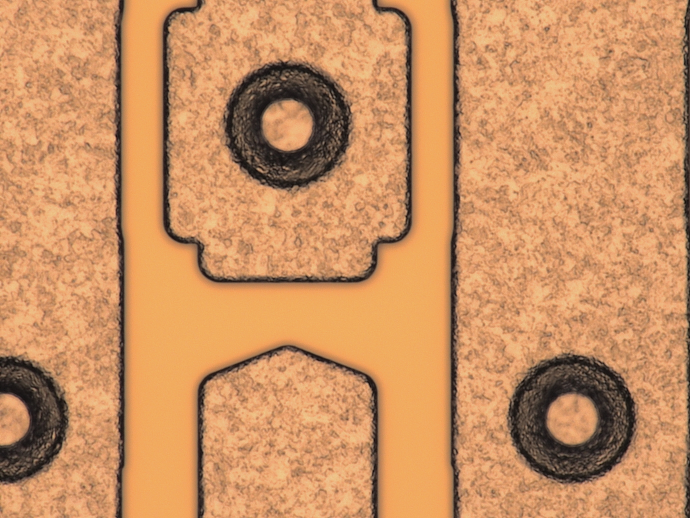
#> input picture imgs1/100509.99040.c.-615951527.2.jpeg, 1380 x 1036 px (shown at 1/2 size); its folder holds only this picture in this run
$ python -i image_io.py   (imports and definitions only)
#> lines starting #> are read from the running program, lines starting #| are printed output that depends on the picture
"""이미지 입출력/리사이즈 헬퍼.

Pillow 기반으로 안전한 리사이즈를 수행하고, 캐시가 있으면 재사용한다.
모든 함수는 동기지만 _작업 스레드_ 에서 호출하는 것을 전제로 한다.
"""

from __future__ import annotations

import logging
import os
import threading
from pathlib import Path
from typing import Optional

import numpy as np
from PIL import Image, ImageOps

from .. import config
from . import cache

_LOG = logging.getLogger("aoi.image_io")


# ---------------------------------------------------------------------------
# Pillow open helper — robust against truncated images
# ---------------------------------------------------------------------------
Image.MAX_IMAGE_PIXELS = None  # 매우 큰 AOI 이미지를 허용


def _open(src: Path, *, draft_long_edge: Optional[int] = None) -> Image.Image:
    """이미지 로드 + EXIF 회전 보정.

    ``draft_long_edge`` 가 주어지면 JPEG 일 때 libjpeg 의 빠른 다운스케일
    디코드를 사용한다 (전체 해상도로 디코드 후 리사이즈하는 것보다
    3~5× 빠름). 다른 포맷에는 영향이 없다.
    """
    img = Image.open(str(src))
    if draft_long_edge is not None:
        try:
            # libjpeg 가 1/2, 1/4, 1/8 스케일로 다운스케일 디코드.
            img.draft("RGB", (draft_long_edge, draft_long_edge))
        except Exception:
            pass
    img.load()
    try:
        # exif_transpose 는 돌릴 게 없어도 image.copy() 를 돌려준다 —
        # 사진 1장마다 원본 전체를 한 벌 더 복사하는 셈이다.  회전 태그가
        # 실제로 있을 때만 부른다(Pillow 의 판정 조건과 동일: 2~8).
        if img.getexif().get(0x0112, 1) in (2, 3, 4, 5, 6, 7, 8):   # Orientation
            img = ImageOps.exif_transpose(img)
    except Exception:
        pass
    return img


# [77 lines left out: functions _fit_long_edge, _to_rgb, get_thumb_path, get_map_thumb_path, get_mid_path, not called in this run]


# ---------------------------------------------------------------------------
# 세션 단위 티어 — 스캔 직후 MainWindow 가 등록하면 그 이후의 무인자
# get_thumb_path / get_mid_path 가 같은 캐시 키를 사용 (백그라운드 pre-warm
# 과 UI 가 같은 파일을 보도록).  세션 종료 시 None 으로 클리어 권장.
# ---------------------------------------------------------------------------
_active_tier: Optional["config.SizingTier"] = None


# [53 lines left out: functions set_active_tier, _ensure_resized, _jpeg_complete, not called in this run]


# ---------------------------------------------------------------------------
# Cropping for similarity ROI (centered) + numpy gray conversion
# ---------------------------------------------------------------------------
def center_roi_gray(src: Path,
                    roi_ratio: Optional[float] = None,
                    long_edge: Optional[int] = None,
                    cfg=None,
                    side=None) -> np.ndarray:
    """중심 ROI 를 잘라낸 후 그레이스케일 NumPy 배열로 돌려준다.

    유사도 파이프라인(pHash·SSIM·ORB) 모두가 공유하는 1차 전처리.

    ``cfg`` (SimilarityConfig) 가 주어지고 전처리 토글이 켜져 있으면 KLA/중앙
    변환을 **계산 전용**으로 적용 — 화면 표시 이미지는 영향 없음.  ``side``
    ('ref'/'val') 에 따라 중앙 30% crop 을 선택 적용한다.  cfg=None 또는 모든
    토글 OFF 면 현행과 동일 동작 (기본 모드 불변).
    """
    if roi_ratio is None:
        roi_ratio = config.Sizing.ROI_RATIO
    if long_edge is None:
        long_edge = config.Sizing.SIMILARITY_PX
    # 중앙 영역만 사용 옵션 (#7/#2) — side(ref/val) 에 적용.  비율은 cfg.center_ratio
    # (0=기본 0.3).  defect 이 정중앙인 AOI 이미지에서 'defect 신호'만 보는 변형용.
    if cfg is not None and getattr(cfg, "_center_crop_for", None) is not None:
        if cfg._center_crop_for(side):
            roi_ratio = (cfg._center_crop_ratio()
                         if getattr(cfg, "_center_crop_ratio", None) is not None
                         else 0.3)

    img = _open(src)
    img = _to_rgb(img)
    w, h = img.size
    rw = int(round(w * roi_ratio))
    rh = int(round(h * roi_ratio))
    x0 = (w - rw) // 2
    y0 = (h - rh) // 2
    img = img.crop((x0, y0, x0 + rw, y0 + rh))
    img = _fit_long_edge(img, long_edge)
    gray = np.asarray(img.convert("L"), dtype=np.uint8)
    return gray


def preprocessed_roi_gray(src: Path,
                          roi_ratio: Optional[float] = None,
                          long_edge: Optional[int] = None,
                          cfg=None,
                          side=None) -> np.ndarray:
    """CLAHE + Gaussian blur 까지 적용된 중심 ROI gray (CNN/유사도 공유).

    pHash·SSIM·ORB·CNN 모두가 같은 도메인 전처리 위에 동작하도록 일원화하기
    위해 만들어진 헬퍼. CV2 가 있으면 CLAHE 를 적용하고, 없으면 단순 ROI gray.
    """
    gray = center_roi_gray(src, roi_ratio=roi_ratio, long_edge=long_edge,
                           cfg=cfg, side=side)
    try:
        import cv2
        clahe = cv2.createCLAHE(clipLimit=2.0, tileGridSize=(8, 8))
        gray = clahe.apply(gray)
        gray = cv2.GaussianBlur(gray, (3, 3), 0)
    except Exception:
        pass
    return gray


# ---------------------------------------------------------------------------
# Qt 픽스맵 공용 로더 — 위젯에서 매번 직접 작성하던 try/scale/fallback 패턴을 통합.
# Qt 가용 환경에서만 의미 있음. QPixmap 은 import 시점에서만 만들 수 있어 함수
# 내부에서 lazy import.
# ---------------------------------------------------------------------------
# [42 lines left out: function load_thumb_qpixmap, not called in this run]


# ---------------------------------------------------------------------------
# 타일 픽스맵 LRU 캐시 (#렉) — 후보 선별에서 결정마다 타일을 재생성해도 디스크
# 재로딩/스케일을 반복하지 않도록 스케일 완료된 QPixmap 을 RAM 에 둔다.
# GUI 스레드 전용(QPixmap main-thread only) — _ThumbTile._load_pix 에서 호출.
# ---------------------------------------------------------------------------
_tile_pixmap_cache = None        # lazy 생성 (LRUPixmapCache)


# [61 lines left out: functions _get_tile_cache, clear_tile_cache, cached_tile_pixmap, not called in this run]

>>> import cv2
>>> picture = cv2.imread('../../../imgs1/100509.99040.c.-615951527.2.jpeg', cv2.IMREAD_GRAYSCALE)
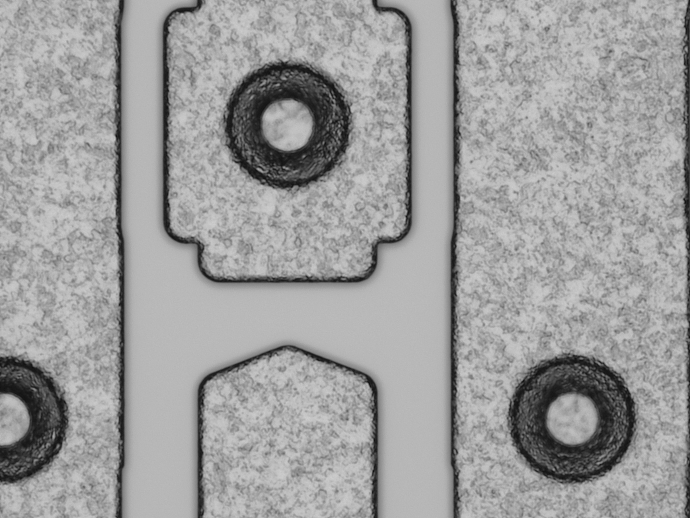
#> picture: shape (1036, 1380) (shown at 1/2 size); min 4, max 210, mean 157.2
#> (the run stopped early here; a loop or call above may not have finished)

$ run again, on imgs1/135801.231561.c.-1329996059.2.jpeg
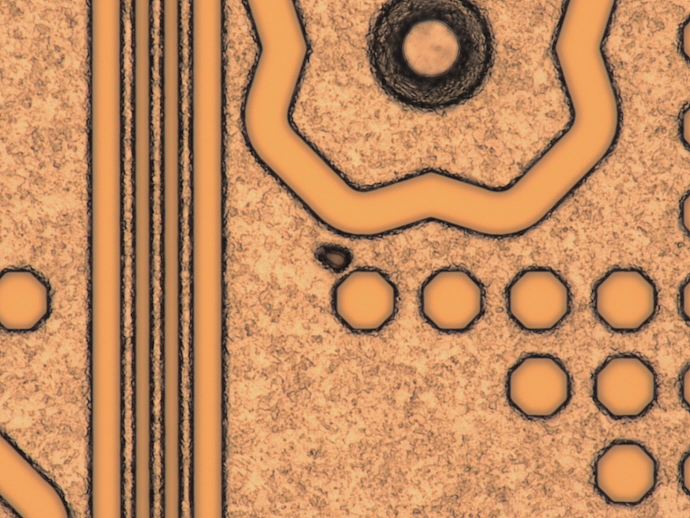
#> input picture imgs1/135801.231561.c.-1329996059.2.jpeg, 1380 x 1036 px (shown at 1/2 size)
#> `picture = cv2.imread('../../../imgs1/100509.99040.c.-615951527.2.jpeg'..`:
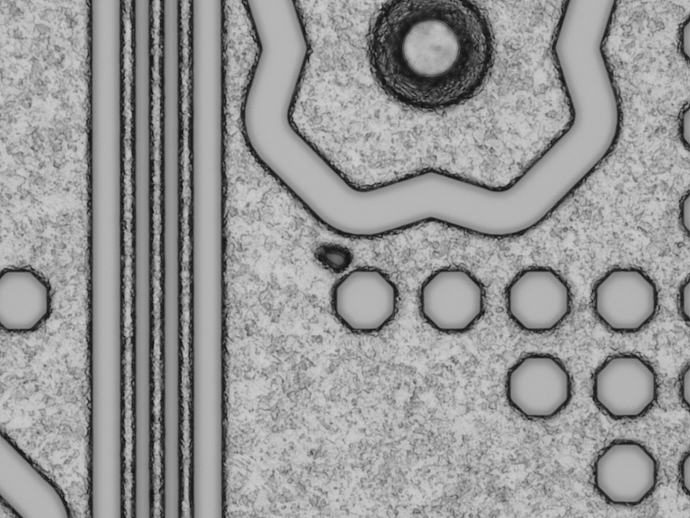
#> picture: shape (1036, 1380) (shown at 1/2 size); min 2, max 211, mean 151.2

$ run again, on imgs1/156230.272180.c.-2008504257.1.jpeg
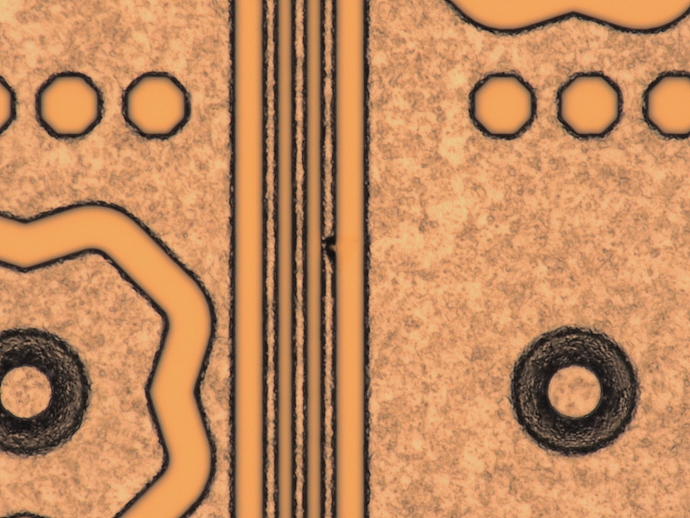
#> input picture imgs1/156230.272180.c.-2008504257.1.jpeg, 1380 x 1036 px (shown at 1/2 size)
#> `picture = cv2.imread('../../../imgs1/100509.99040.c.-615951527.2.jpeg'..`:
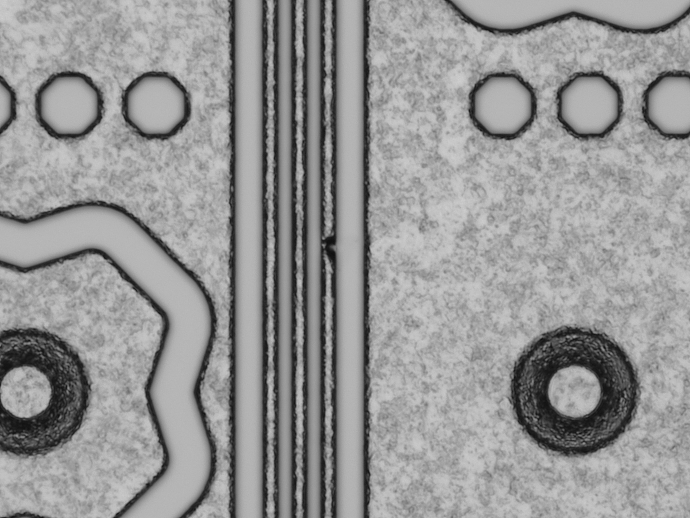
#> picture: shape (1036, 1380) (shown at 1/2 size); min 6, max 211, mean 149.6

$ run again, on imgs1/156236.272177.c.-1835487700.2.jpeg
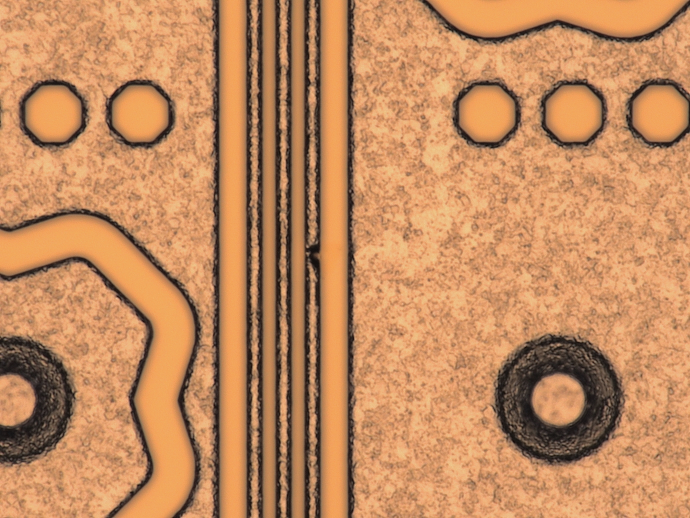
#> input picture imgs1/156236.272177.c.-1835487700.2.jpeg, 1380 x 1036 px (shown at 1/2 size)
#> `picture = cv2.imread('../../../imgs1/100509.99040.c.-615951527.2.jpeg'..`:
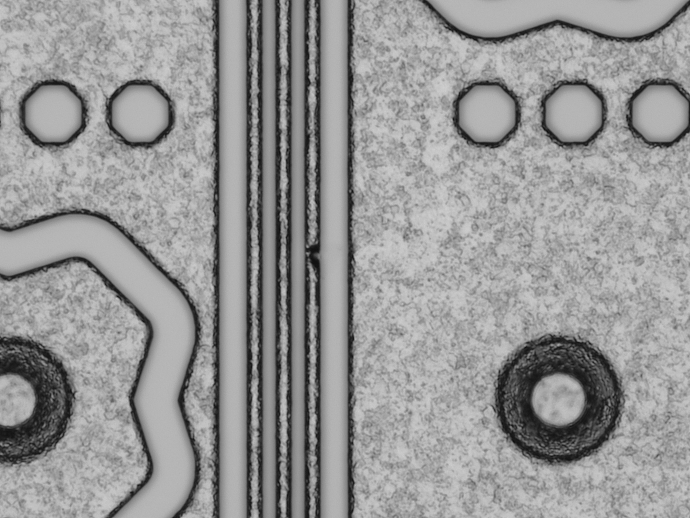
#> picture: shape (1036, 1380) (shown at 1/2 size); min 7, max 211, mean 150.3
